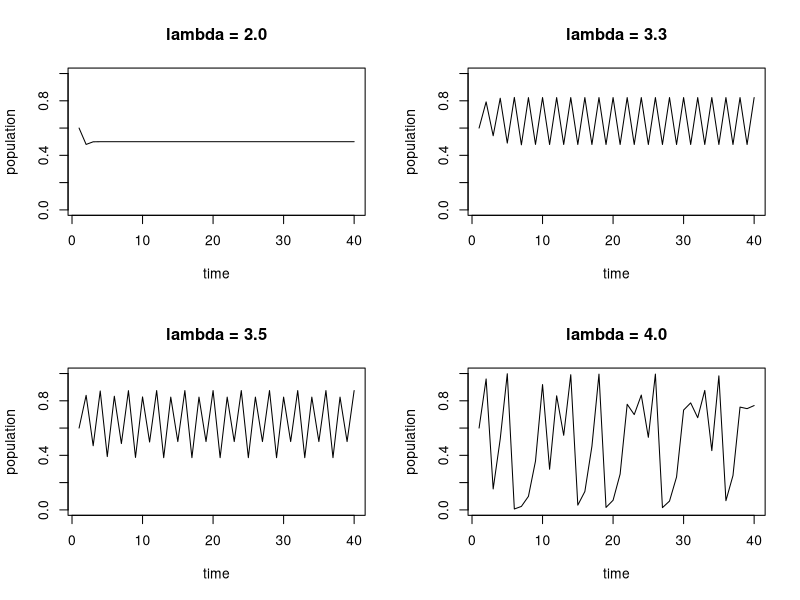
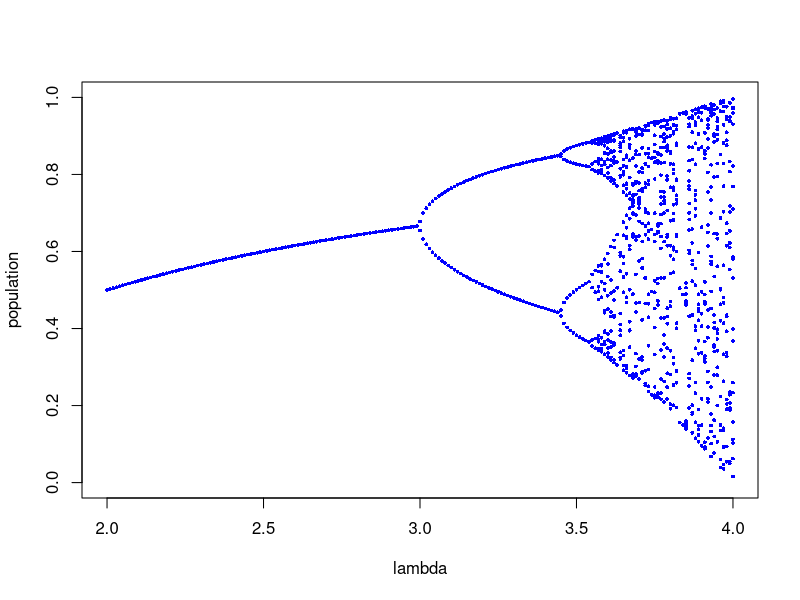
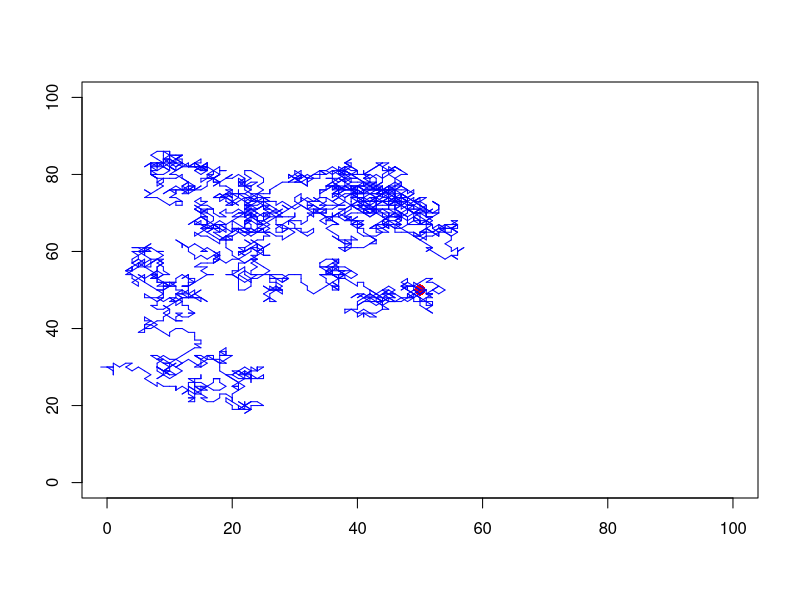
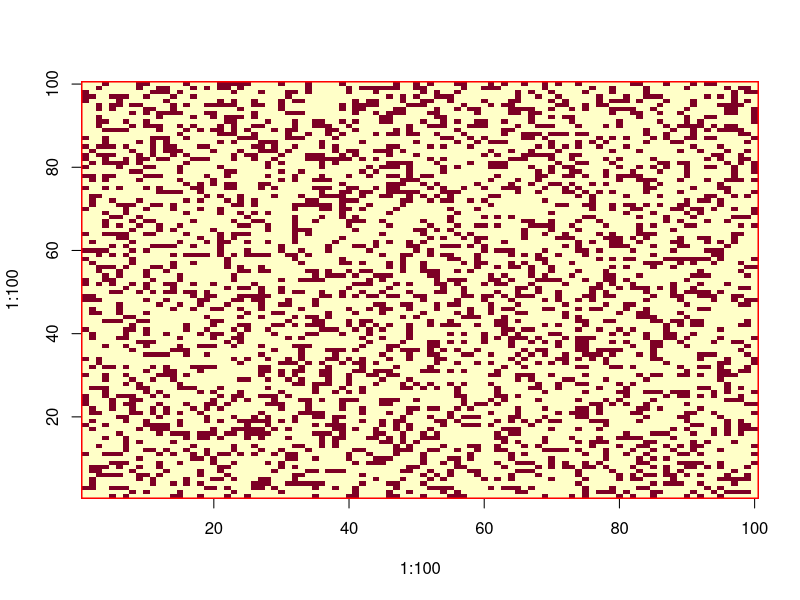
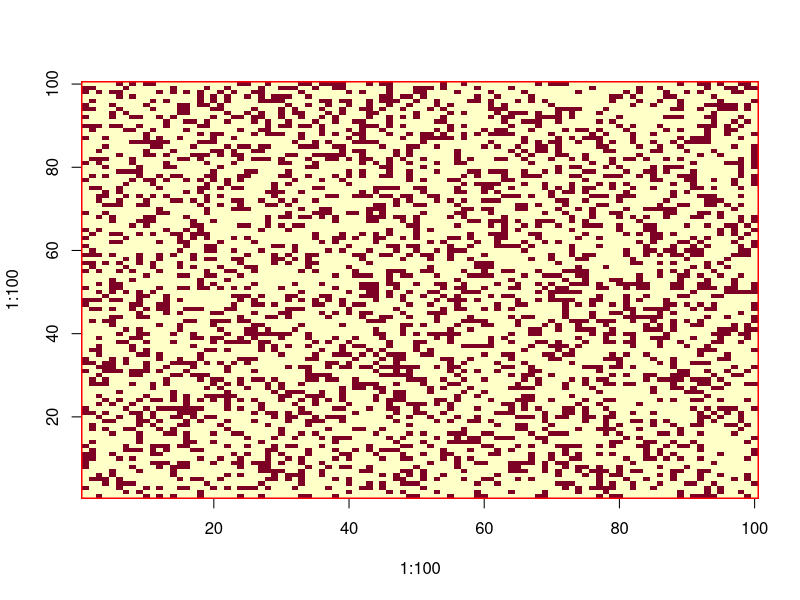
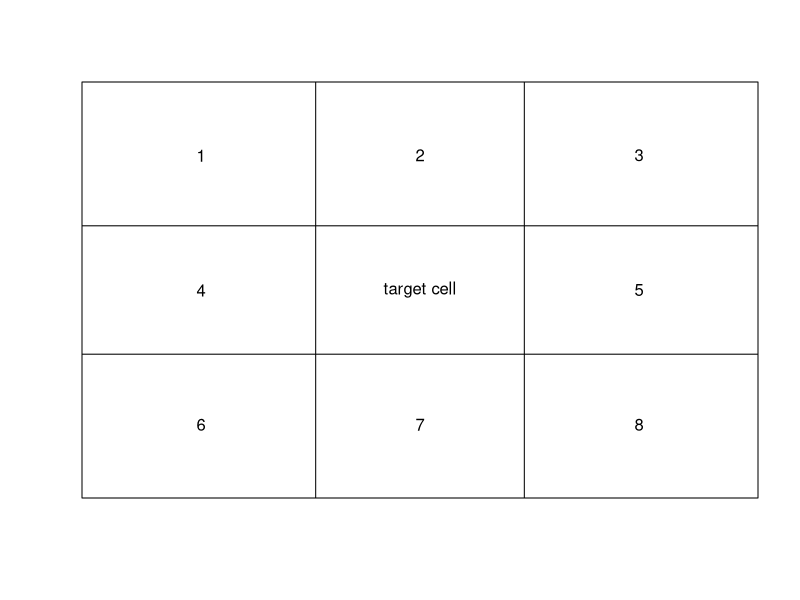
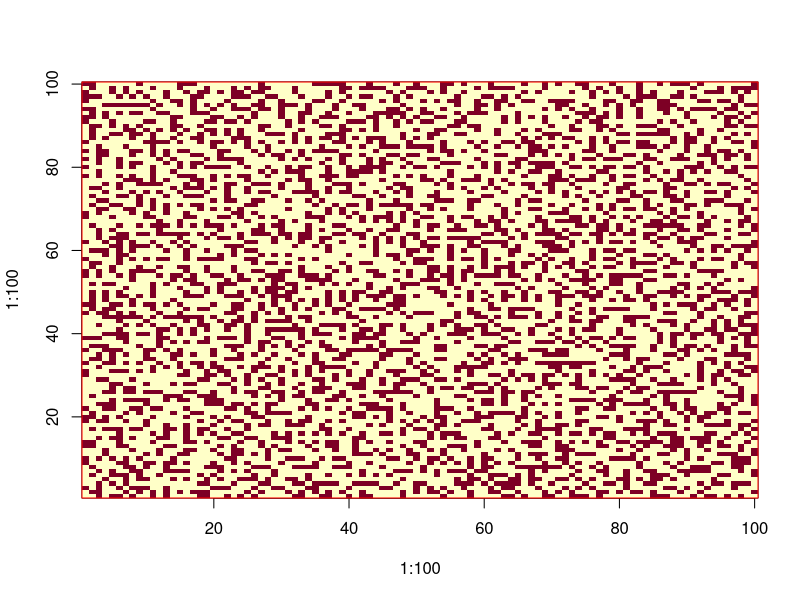
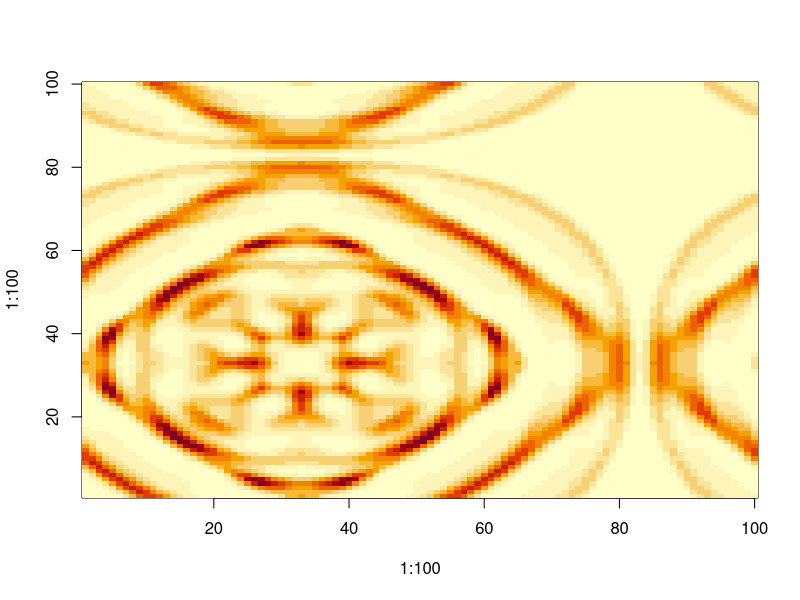

Recreate these plots in R, in order. (Note: a time limit stopped this script after it produced the figures.)
## ---- chunk 1
knitr::opts_chunk$set(echo = TRUE)
knitr::opts_knit$set(root.dir = "therbookdata")
## ---- chunk 2

# estimate the behavior of the quadratic map at different lambda values. 


par(mfrow = c(2, 2))
lambda <- 2
x <- numeric(40)
x[1] <- 0.6
for (t in 2 : 40) x[t] <- lambda * x[t - 1] * (1 - x[t - 1])
plot(1:40, x, type = "l", ylim = c(0, 1), ylab = "population",
     xlab = "time", main = "lambda = 2.0")


lambda <- 3.3
x <- numeric(40)
x[1] <- 0.6
for (t in 2 : 40) x[t] <- lambda * x[t - 1] * (1 - x[t - 1])
plot(1:40, x, type = "l", ylim = c(0, 1), ylab = "population",
     xlab = "time", main = "lambda = 3.3")


lambda <- 3.5
x <- numeric(40)
x[1] <- 0.6
for (t in 2 : 40) x[t] <- lambda * x[t - 1] * (1 - x[t - 1])
plot(1:40, x, type = "l", ylim = c(0, 1), ylab = "population",
     xlab = "time", main = "lambda = 3.5")


lambda <- 4
x <- numeric(40)
x[1] <- 0.6
for (t in 2 : 40) x[t] <- lambda * x[t - 1] * (1 - x[t - 1])
plot(1:40, x, type = "l", ylim = c(0, 1), ylab = "population",
     xlab = "time", main = "lambda = 4.0")
par(mfrow = c(1, 1))



# investigate the route to chaoes 


# a function to describe the dynamics as a function of lambda 
numbers <- function(lambda) {
x <- numeric(400)
x[1] <- 0.6
for (t in 2 : 400) x[t] <- lambda * x[t-1] * (1 - x[t-1]) 
x[381:400] # extract the last 20 so any transients have died aways 
}


par(mfrow = c(1, 1))
plot(c(2, 4), c(0, 1), type = "n", xlab = "lambda", ylab = "population")

for(lam in seq(2, 4, 0.01)) points(rep(lam, 20), sapply(lam, numbers), pch = 16, cex = 0.5, col = "blue")

# the period-doubling route to chaos


## ---- chunk 3

# two-dim random walk starting from (50, 50)
plot(0:100, 0:100, type = "n", xlab = "", ylab = "")
x <- y <- 50
points(50, 50, pch = 16, col = "red", cex = 1.5)


for (i in 1:10000){
xi <- sample(c(1, 0, -1), 1)
yi <- sample(c(1, 0, -1), 1) 
lines(c(x, x + xi), c(y, y + yi), col = "blue")
x <- x + xi
y <- y + yi 
if(x > 100 | x < 0 | y > 100 | y < 0) break
}
## ---- chunk 4
# set parameter values 
m <- 0.15
e <- 0.1


# initial conditions, placing occupied 100 patches at random in a sea of #unoccupied patches
s <- (1 - e)
N <- matrix(rep(0, 10000), nrow = 100)
xs <- sample(1:100)
ys <- sample(1:100)
for (i in 1:100){
N[xs[i], ys[i]] <- 1 }
image(1:100, 1:100, N) # colors corresponding to N 


for (t in 1:1000){
S  <- matrix(runif(10000), nrow=100)
N <- N * (S < s)

im <- floor(sum(N * m))

placed <- matrix(sample(c(rep(1, im) , rep(0, 10000 - im))), nrow = 100)
N <- N + placed
N <- apply(N, 2, function(x) ifelse(x > 1, 1, x))
image(1:100, 1:100, N, add = TRUE)
box(col="red")
}

# proportion of occupancy 
sum(N)/length(N)



m <- 0.15
e <- 0.1
s <- (1 - e)
N <- matrix(rep(0, 10000), nrow = 100)
xs <- sample(1:100)
ys <- sample(1:100) 
for (i in 1:100){
N[xs[i], ys[i]] <- 1 
}

image(1:100, 1:100, N)
for (t in 1:1000){
S <- matrix(runif(10000), nrow = 100)
N <- N*(S<s)

im <- floor(sum(N * m))
placed <- matrix(sample(c(rep(1, im) , rep(0, 10000 - im))), nrow = 100)
N <- N + placed
N <- apply(N, 2, function(x) ifelse(x > 1, 1, x)) 
image(1:100, 1:100, N, add = TRUE)
box(col = "red")
}



# define neighbours 
plot(c(0, 1), c(0, 1), xaxt = "n", yaxt = "n", type = "n", xlab = "", ylab = "")
abline("v" = c(1/3, 2/3))
abline("h"=c(1/3, 2/3))
xs <- c(.15, .5, .85, .15, .85, .15, .5, .85)
ys <- c(.85, .85, .85, .5, .5, .15, .15, .15)
for (i in 1:8) text(xs[i], ys[i], as.character(i))
text(.5, .5, "target cell")


# function to define the margins for the cells on the top, bottom, edge...
margins <- function(N){
edges <- matrix(rep(0,10404), nrow = 102)
edges[2:101, 2:101] <- N 
edges[1, 2:101] <- N[100, ] 
edges[102, 2:101] <- N[1, ]
edges[2:101, 1] <- N[, 100]
edges[2:101, 102] <- N[, 1]
edges[1, 1] <- N[100, 100]
edges[102, 102] <- N[1, 1]
edges[1, 102] <- N[100, 1]
edges[102, 1] <- N[1, 100]
edges
}

# function to count the number of species A in the eight neighbor cells 
nhood <- function(X,j,i) sum(X[(j-1):(j+1), (i-1):(i+1)] == 1)

Ra <- 3
Rb <- 2.0
D <- 0.25
s <- (1-D)
T <- 6

# initial conditions 
N <- matrix(c(rep(1, 5000), rep(2, 5000)), nrow = 100)
image(1:100, 1:100, N)



# simulation 
for (t in 1:1000) {
S  <- 1 * (matrix(runif(10000), nrow = 100) < s)
N <- N * S
space <- 10000 - sum(S)
nt <- margins(N)
tots <- matrix(rep(0, 10000), nrow = 100)
for (a in 2:101) {
for (b in 2:101) {
tots[a-1, b-1] <- nhood(nt, a, b)
}
  }

# the survivors produce the seeds 
seedsA <-  sum(N == 1) * Ra
seedsB <-  sum(N == 2) * Rb
all.seeds <- seedsA + seedsB
fA <- seedsA/all.seeds
fB <- 1 - fA


setA <- ceiling(10000 * fA)
placed <- matrix(sample(c(rep(1, setA), rep(2, 10000 - setA))), nrow = 100)


for (i in 1:100){
for(j in 1:100){
if (N[i, j] == 0 ) 
  if(placed[i, j] == 2) N[i, j] <- 2 
  else if (tots[i, j] >= T) N[i, j] <- 2 
  else N[i, j] <- 1
}
  }

image(1:100, 1:100, N, add = TRUE)
}
box(col="red")


## ---- chunk 5
r <- 0.4
a <- 0.1
Hmr <- 0.1
Pmr <- 0.9


N <- matrix(rep(0, 10000), nrow = 100)
P <- matrix(rep(0, 10000), nrow = 100)


N[33, 33] <- 200
P[33, 33] <- 100
image(1:100, 1:100, N)


host <- function(N, P) N * exp(r - a * P)
parasite <- function(N, P) N * (1 - exp(- a * P))

host.edges <- function(N){
Hedges <- matrix(rep(0, 10404), nrow = 102)
Hedges[2:101, 2:101] <- N 
Hedges[1, 2:101] <- N[100, ]
Hedges[102, 2:101] <- N[1, ]
Hedges[2:101, 1] <- N[, 100] 
Hedges[2:101, 102] <- N[ , 1]
Hedges[1, 1] <- N[100, 100] 
Hedges[102, 102] <- N[1, 1]
Hedges[1, 102] <- N[100, 1]
Hedges[102, 1] <- N[1, 100]
Hedges
}

parasite.edges <- function(P){
  Pedges <- matrix(rep(0, 10404), nrow = 102)
Pedges[2:101, 2:101] <- P
Pedges[1, 2:101] <- P[100, ]
Pedges[102, 2:101] <- P[1, ]
Pedges[2:101, 1] <- P[, 100]
Pedges[2:101, 102] <- P[, 1]
Pedges[1, 1] <- P[100, 100]
Pedges[102, 102] <- P[1, 1]
Pedges[1, 102] <- P[100, 1]
Pedges[102, 1] <- P[1, 100]
Pedges
}



nhood <- function(X, j, i) sum(X[(j-1):(j+1), (i-1):(i+1)])

h.migration <- function(Hedges){
Hmigs <- matrix(rep(0, 10000), nrow = 100)
for (a in 2:101) {
for (b in 2:101) {
Hmigs[a-1, b-1] <- nhood(Hedges, a, b)
}
  }
Hmigs}


p.migration <- function(Pedges){
Pmigs <- matrix(rep(0, 10000), nrow = 100)
for (a in 2:101) {
for (b in 2:101) {
Pmigs[a - 1, b - 1] <- nhood(Pedges, a, b)
}
  }
Pmigs
}

for (t in 1:600){
he <- host.edges(N)
pe <- parasite.edges(P) 
Hmigs <- h.migration(he)
Pmigs <- p.migration(pe)
N <- N - Hmr * N + Hmr * Hmigs/9
P <- P - Pmr * P + Pmr * Pmigs/9
Ni <- host(N, P)
P <- parasite(N, P)
N <- Ni 
image(1:100, 1:100, N, add = TRUE) }
